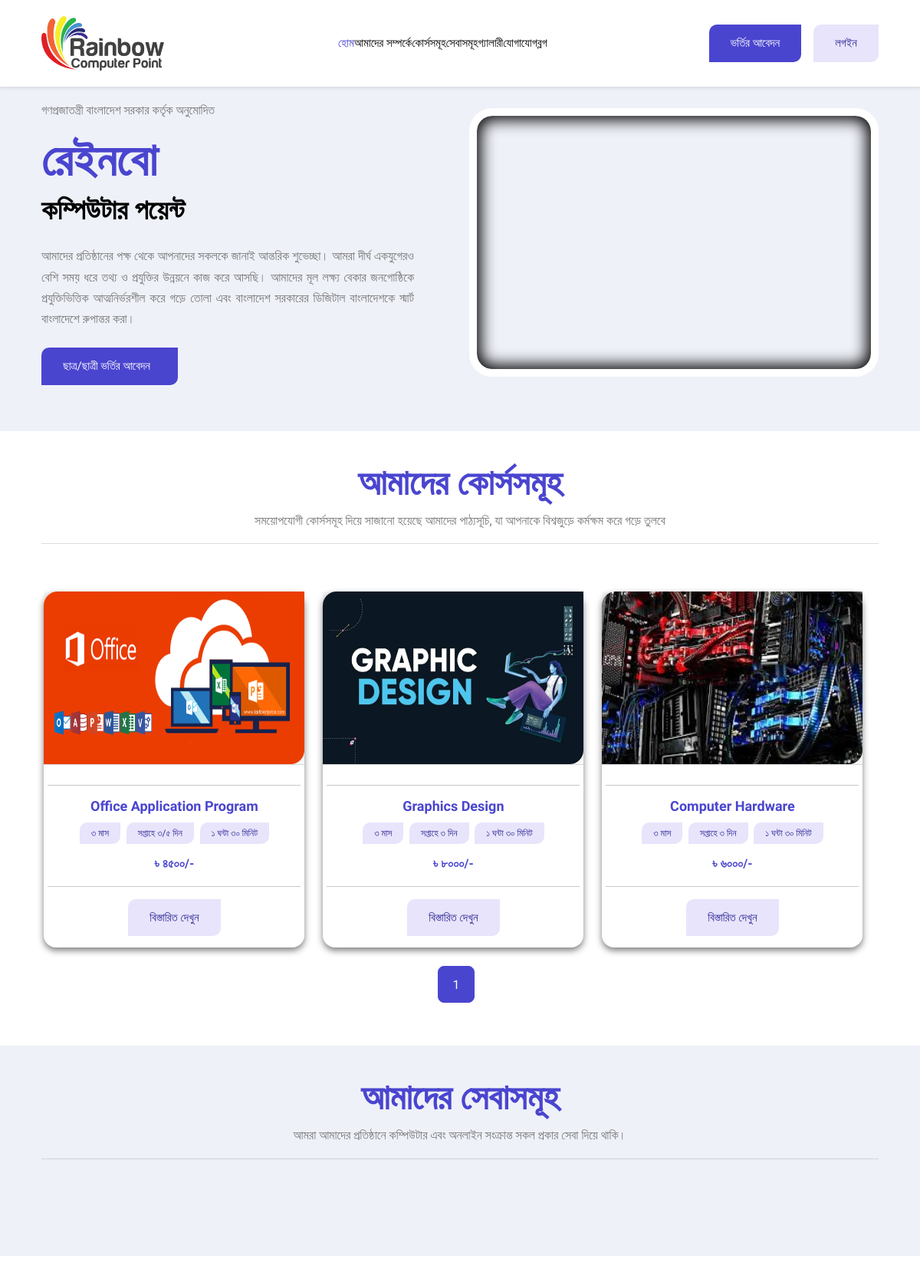
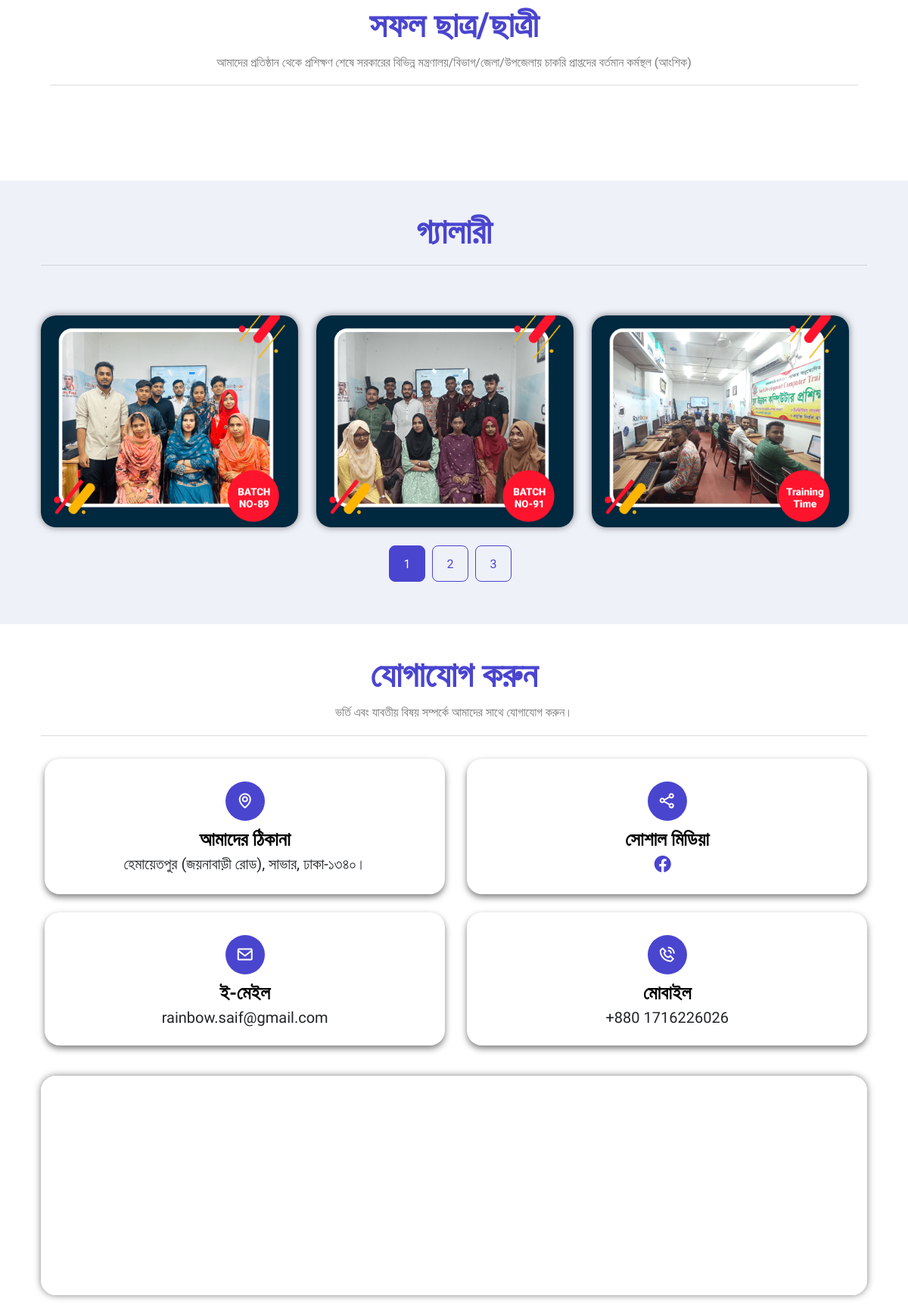
The page / (upper part) on the database its author committed (2 pictures, top to bottom).
### RainbowApp/models.py (models this page shows, shortened)
class CourseInfoModel(models.Model):
    CourseName = models.CharField(max_length=100, null=True)
    CourseDuration = models.CharField(max_length=100, null=True)
    WeeklyClass = models.CharField(max_length=100, null=True)
    ClassDurationHour = models.CharField(max_length=100, null=True)
    ClassDurationMinute = models.CharField(max_length=100, null=True)
    CourseFee = models.CharField(max_length=100, null=True)
    AboutCourse = models.TextField(null=True)
    CourseTopics = models.TextField(null=True)
    CourseImage = models.ImageField(upload_to='courseImg',null=True)

class GalleryImageModel(models.Model):
    ImageTitle = models.CharField(max_length=100, null=True)
    GalleryImage = models.ImageField(upload_to='galleryImage', null=True)

class ContactUsModel(models.Model):
    Address = models.CharField(max_length=200)
    Email = models.EmailField(max_length=100, null=True)
    Mobile = models.CharField(max_length=100, null=True)
    Facebook = models.CharField(max_length=100, null=True)
    MapLink = models.TextField(null=True)

### RainbowProject/views.py (the view)
# urls.py: path('',homePage, name='homePage'),
def homePage(request):
    courseData = CourseInfoModel.objects.all()
    serviceData = ServiceInfoModel.objects.all()
    successStudentData = SuccessfulStudentInfoModel.objects.all()
    galleryData = GalleryImageModel.objects.all()
    contactData = ContactUsModel.objects.all()
    context = {
        'courseData': courseData,
        'serviceData': serviceData,
        'successStudentData': successStudentData,
        'galleryData': galleryData,
        'contactData': contactData,
    }
    return render(request,'commons/index.html',context)

### template/commons/index.html (shortened to what this page needs)
{% extends 'master/master.html' %}
{% block content %}
<section class="banner bg-tertiary position-relative overflow-hidden">
  <div class="container">
    <div class="row align-items-center justify-content-center">
      <div class="col-lg-6 mb-5 mb-lg-0">
        <div class="block text-center text-lg-start pe-0 pe-xl-5">
          <p class="rainbow-text0">গণপ্রজাতন্ত্রী বাংলাদেশ সরকার কর্তৃক অনুমোদিত</p>
          <h1 class="rainbow-text1"><strong>রেইনবো</strong></h1>
          <h2 class="rainbow-text2 mb-4">কম্পিউটার পয়েন্ট</h2>
          <p class="text-justify mb-4">আমাদের প্রতিষ্ঠানের পক্ষ থেকে আপনাদের সকলকে জানাই আন্তরিক শুভেচ্ছা। আমরা দীর্ঘ
            একযুগেরও বেশি সময় ধরে তথ্য ও প্রযুক্তির উন্নয়নে কাজ করে আসছি। আমাদের মূল লক্ষ্য বেকার
            জনগোষ্ঠিকে প্রযুক্তিভিত্তিক আত্মনির্ভরশীল করে গড়ে তোলা এবং বাংলাদেশ সরকারের ডিজিটাল
            বাংলাদেশকে স্মার্ট বাংলাদেশে রুপান্তর করা।</p>
          <a type="button" class="btn btn-primary" href="{% url 'admissionformPage' %}">ছাত্র/ছাত্রী ভর্তির আবেদন </a>
        </div>
      </div>
      <div class="col-lg-6">
        <div class="text-center">
          <img loading="lazy" decoding="async" src="../static/images/banner3.png" alt="banner image"
            class="banner-img w-100">
        </div>
      </div>
    </div>
  </div>
</section>
<section class="section course-section">
  <div class="container">
    <div class="row">
      <div class="section-title">
        <h1>আমাদের কোর্সসমূহ</h1>
        <p>সময়োপযোগী কোর্সসমূহ দিয়ে সাজানো হয়েছে আমাদের পাঠ্যসূচি, যা আপনাকে বিশ্বজুড়ে কর্মক্ষম করে গড়ে তুলবে</p>
        <hr>
      </div>
      <div class="row" id="course-cards-container">
        {% for i in courseData %}
        <div class="col-lg-4 course-card-item">
          <div class="card card-item">
            <div class="card-header view view-cascade overlay text-center">
              <img src="{{i.CourseImage.url}}" class="card-img-top" alt="profile image">
            </div>
            <div class="card-body">
              <hr>
              <h4 class="card-title"><strong>{{i.CourseName}}</strong></h4>
              <div class="card-info">
                <button class="btn btn-outline-primary">{{i.CourseDuration}} মাস</button>
                <button class="btn btn-outline-primary">সপ্তাহে {{i.WeeklyClass}} দিন</button>
                <button class="btn btn-outline-primary"> {{i.ClassDurationHour}} ঘন্টা {{i.ClassDurationMinute}} মিনিট</button>
                <p class="price">৳ {{i.CourseFee}}/-</p>
                <hr>
                <div class="course-footer">
                  <a href="{% url 'viewCourse' i.id %}" class="btn btn-outline-primary">বিস্তারিত দেখুন</a>
                </div>
              </div>
            </div>
          </div>
        </div>
        {% endfor %}
      </div>
      <div id="course-pagination-controls" class="mt-4"></div>
    </div>
  </div>
</section>
<section class="about-section section bg-tertiary position-relative overflow-hidden">
  <div class="container">
    <div class="row justify-content-center">
      <div class="section-title">
        <h1>আমাদের সেবাসমূহ</h1>
        <p>আমরা আমাদের প্রতিষ্ঠানে কম্পিউটার এবং অনলাইন সংক্রান্ত সকল প্রকার সেবা দিয়ে থাকি। </p>
        <hr>
      </div>
      <div id="service-pagination-controls" class="mt-4"></div>
    </div>
  </div>
</section>
<section class="section success-student">
  <div class="container">
    <div class="row">
      <div class="section-title">
        <h1>সফল ছাত্র/ছাত্রী</h1>
        <p>আমাদের প্রতিষ্ঠান থেকে প্রশিক্ষণ শেষে সরকারের বিভিন্ন মন্ত্রণালয়/বিভাগ/জেলা/উপজেলায় চাকরি প্রাপ্তদের
          বর্তমান কর্মস্থল (আংশিক)</p>
        <hr>
      </div>
    <div id="student-pagination-controls" class="mt-4"></div>
    </div>
  </div>
</section>
<section class="section bg-tertiary gallery">
  <div class="container">
    <div class="row">
      <div class="section-title">
        <h1>গ্যালারী</h1>
        <hr>
      </div>
      <div class="row" id="galleryimage-cards-container">
        {% for i in galleryData %}
        <div class="col-lg-4 gallery-item">
            <div class="img-card" style="height: 300px; padding-top:20px;">
                <img src="{{ i.GalleryImage.url }}" class="card-img-top" alt="profile image" style="width: 100%; height: 100%; object-fit: cover; border-radius: 20px;" data-toggle="modal" data-target="#imageModal" data-img-url="{{ i.GalleryImage.url }}">
            </div>
        </div>
        {% endfor %}
    </div>
    <div id="gallery-pagination-controls" class="mt-4"></div>
    </div>
  </div>
</section>
<section id="contact" class="section contact">
  <div class="container">
    <div class="section-title">
      <h1>যোগাযোগ করুন</h1>
      <p>ভর্তি এবং যাবতীয় বিষয় সম্পর্কে আমাদের সাথে যোগাযোগ করুন।</p>
      <hr>
    </div>
    {% for i in contactData %}
    <div class="row mt-2">
      <div class="col-md-6 d-flex align-items-stretch">
        <div class="card info-box">
          <i class="bx bx-map"></i>
          <h3>আমাদের ঠিকানা</h3>
          <p>{{i.Address}}</p>
        </div>
      </div>
      <div class="col-md-6 mt-4 mt-md-0 d-flex align-items-stretch">
        <div class="card info-box">
          <i class="bx bx-share-alt"></i>
          <h3>সোশাল মিডিয়া</h3>
          <div class="social-links">
            <a href="{{i.Facebook}}" class="facebook" target="_blank"><i
                class="bi bi-facebook"></i></a>
          </div>
        </div>
      </div>
      <div class="col-md-6 mt-4 d-flex align-items-stretch">
        <div class="card  info-box">
          <i class="bx bx-envelope"></i>
          <h3>ই-মেইল</h3>
          <p>{{i.Email}}</p>
        </div>
      </div>
      <div class="col-md-6 mt-4 d-flex align-items-stretch">
        <div class="card info-box">
          <i class="bx bx-phone-call"></i>
          <h3>মোবাইল</h3>
          <p>{{i.Mobile}}</p>
        </div>
      </div>
      <div class="location-section">
        <div class="col-md-12 d-flex align-items-stretch">
          <iframe
            src="{{i.MapLink}}"
            frameborder="0" style="width: 100%; height: 290px;" allowfullscreen=""></iframe>
        </div>
      </div>
    </div>
    {% endfor %}
  </div>
</section>
{% endblock content %}

### rows shown on the page
CourseInfoModel: CourseImage (picture), CourseName "Office Application Program", CourseDuration "৩", WeeklyClass "৩/৫", ClassDurationHour "১", ClassDurationMinute "৩০", CourseFee "৪৫০০"
CourseInfoModel: CourseImage (picture), CourseName "Graphics Design", CourseDuration "৩", WeeklyClass "৩", ClassDurationHour "১", ClassDurationMinute "৩০", CourseFee "৮০০০"
CourseInfoModel: CourseImage (picture), CourseName "Computer Hardware", CourseDuration "৩", WeeklyClass "৩", ClassDurationHour "১", ClassDurationMinute "৩০", CourseFee "৬০০০"
GalleryImageModel: GalleryImage (picture)
GalleryImageModel: GalleryImage (picture)
GalleryImageModel: GalleryImage (picture)
ContactUsModel: Address "হেমায়েতপুর (জয়নাবাড়ী রোড), সাভার, ঢাকা-১৩৪০।", Email "rainbow.saif@gmail.com", Mobile "+880 1716226026"
